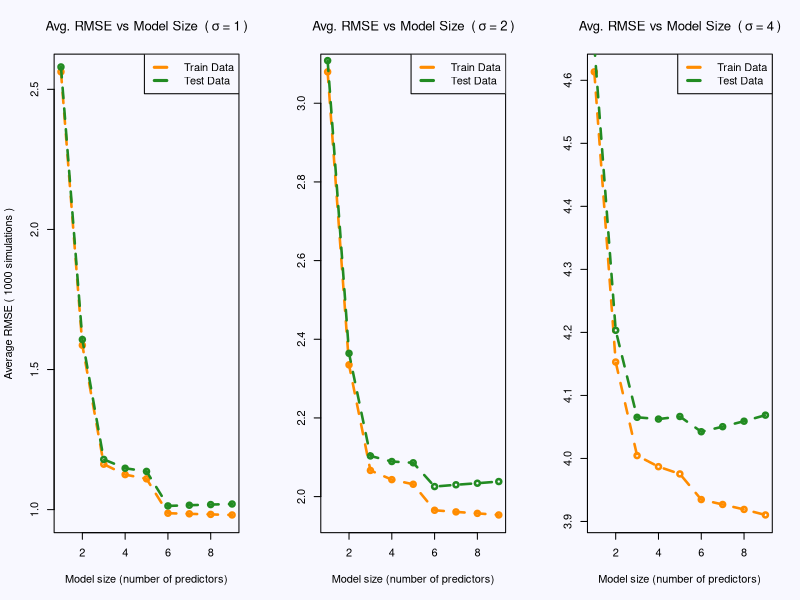
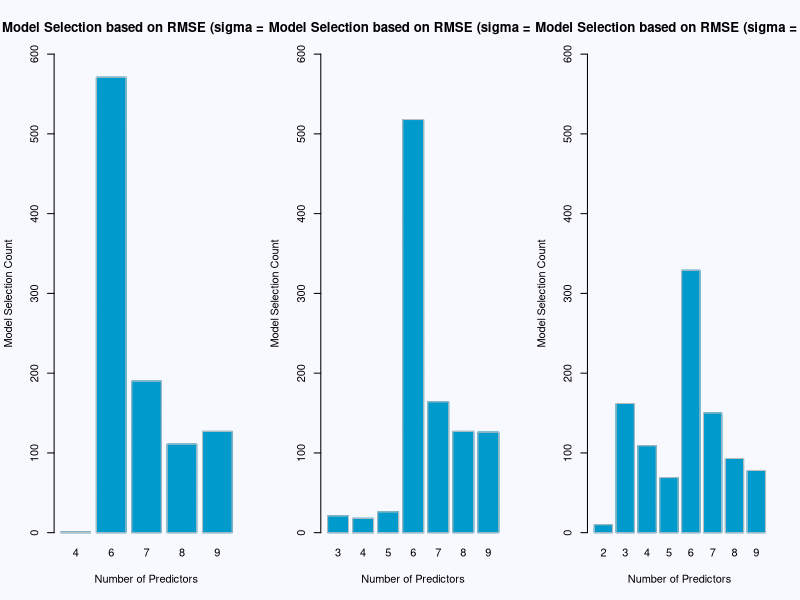

Write R code to recreate these figures, in order.
## ---- chunk 1
library(knitr)
library(kableExtra)
library(dplyr)

format_numerics <- function(data, digits = 2, notation_threshold = 0.00001) {
  # make sure is a data.frame, then format
  if(!is.data.frame(data)){
    data <- as.data.frame(data)
  }  
  data %>% 
    mutate_if(
      is.numeric, 
      function(x) {
        if_else(
          abs(x) < notation_threshold, 
          formatC(x, digits = digits, format = "e"), 
          formatC(x, digits = digits, format = "f", drop0trailing = FALSE)
        )
      }
    )
}

gen_kable <- function(table_data, add_row_names = TRUE, caption = "", col_names = c(), row_names = c()) {
  f_data <- format_numerics(table_data) 
  if(length(col_names) != 0){
    colnames(f_data) <- col_names
  }
  if(length(row_names) != 0){
    rownames(f_data) <- row_names
  }  
  f_data %>%
  kable(., format = "html", row.names = add_row_names,
        caption = caption, escape = FALSE) %>%
    kable_styling(bootstrap_options = c("striped", "hover"),
                  full_width = F,
                  font_size = 14,
                  position = "center")
}

fr <- function(nums, digits = 5, notation_threshold = 0.000001) {
  if_else(
    abs(nums) < notation_threshold, 
    formatC(nums, digits = digits, format = "e"), 
    format(round(nums, digits), nsmall = digits)
  )
}

## ---- chunk 2
library(readr)
study2_data <- read_csv("./study_2.csv")

head(study2_data)

## ---- chunk 3
# Set a seed to have a stable generation of random numbers
birthday = 19820426
set.seed(birthday)
## ---- chunk 4
rmse <- function(expected, predicted) {
  n <- length(expected)
  sqrt(sum((expected - predicted)^2) / n)
}

# Generate the simulation data, concretely the y values given an epsilon
# and the known model with 6 predictors.
simulate_data <- function(X, betas, sigma) {
  n <- nrow(X)
  epsilon <- rnorm(n = n, mean = 0, sd = sigma)
  X_full <- as.matrix(cbind(1, X[, 2:7]))
  X$y <- (X_full %*% betas) + epsilon
  as.data.frame(X)
}

# For each of the 9 models, this function calculates the RMSE 
# for train an test data as well as the index of the minimum RMSE on each case.
collect_rmse <- function(trn_data, tst_data) {
  # row 1 contains rmse values for train data on the 9 models
  # row 2 contains rmse values for test data on the 9 models
  rmse_matrix <- matrix(-1, 2, 9)

  for(im in 1:9) {
    # We take a bigger slice of the predictors until we reach 9
    trn_mod <- trn_data[, 1:(im+1)]
    tst_mod <- tst_data[, 1:(im+1)]
    # We train the model with the train chunk ONLY
    sim_model <- lm(y ~ ., data = trn_mod)
    rmse_matrix[1, im] <- rmse(trn_mod$y, sim_model$fitted.values)
    # We predict for the test chunk
    tst_predictions <- predict(sim_model, newdata = tst_mod)
    rmse_matrix[2, im] <- rmse(tst_mod$y, tst_predictions)
  }
  list(
    rmse_matrix = rmse_matrix,
    # The index indicates the model number with the smallest RMSE
    trn_min_idx = which.min(rmse_matrix[1, ]),
    tst_min_idx = which.min(rmse_matrix[2, ])
    )
}

## ---- chunk 5
betas <- matrix(c(0, 3, -4, 1.6, -1.1, 0.7, 0.5))
sigma1 <- 1
sigma2 <- 2
sigma4 <- 4
num_sims <- 1000

rmse_s1_acc <- matrix(0, 2, 9)
rmse_s2_acc <- matrix(0, 2, 9)
rmse_s4_acc <- matrix(0, 2, 9)

# For each simulation we save the index of the model with the smallest RMSE
# We do that for both train and test data and each sigma
which_mins_s1 <- matrix(0, 2, num_sims)
which_mins_s2 <- matrix(0, 2, num_sims)
which_mins_s4 <- matrix(0, 2, num_sims)

## ---- chunk 6
# The main loop with num_sims simulations

for(i in 1:num_sims) {

  # We simulate the data for the true model (with 7 betas).
  # For each sigma we get a different data set.
  data_sigma1 <- simulate_data(study2_data, betas, sigma1)
  data_sigma2 <- simulate_data(study2_data, betas, sigma2)
  data_sigma4 <- simulate_data(study2_data, betas, sigma4)
  
  # Get 250 random indexes for observations
  idxs <- 1:nrow(study2_data)
  trn_idx = sample(idxs, 250)
  
  # Training splits for each sigma
  data_sigma1_trn <- data_sigma1[trn_idx, ]
  data_sigma2_trn <- data_sigma2[trn_idx, ]
  data_sigma4_trn <- data_sigma4[trn_idx, ]
  
  # Testing splits for each sigma
  data_sigma1_tst <- data_sigma1[!(idxs %in% trn_idx), ]
  data_sigma2_tst <- data_sigma2[!(idxs %in% trn_idx), ]
  data_sigma4_tst <- data_sigma4[!(idxs %in% trn_idx), ]
  
  # We get a list with test and train RMSE and the index with 
  # then min RMSE for both cases
  rmse_sigma1 <- collect_rmse(data_sigma1_trn, data_sigma1_tst)
  rmse_sigma2 <- collect_rmse(data_sigma2_trn, data_sigma2_tst)
  rmse_sigma4 <- collect_rmse(data_sigma4_trn, data_sigma4_tst)
  
  # Accumulate the rmse in a 2 by 9 matrix, 
  # we'll use it later to get the portion of correct model selection
  rmse_s1_acc <- rmse_s1_acc + rmse_sigma1$rmse_matrix
  rmse_s2_acc <- rmse_s2_acc + rmse_sigma2$rmse_matrix
  rmse_s4_acc <- rmse_s4_acc + rmse_sigma4$rmse_matrix
  
  # Save the index of the minimum RMSE for test/train and each sigma
  which_mins_s1[1, i] <- rmse_sigma1$trn_min_idx
  which_mins_s1[2, i] <- rmse_sigma1$tst_min_idx
  
  which_mins_s2[1, i] <- rmse_sigma2$trn_min_idx
  which_mins_s2[2, i] <- rmse_sigma2$tst_min_idx
  
  which_mins_s4[1, i] <- rmse_sigma4$trn_min_idx
  which_mins_s4[2, i] <- rmse_sigma4$tst_min_idx  

}


## ---- chunk 7
line_plot <- function(y1, y2, sigma, title, show_ylab = FALSE) {
  ylab <- ifelse(show_ylab, paste("Average RMSE (", num_sims, "simulations )"), "")
  plot(1:9, y1,
       xlab = "Model size (number of predictors)", 
       ylab = ylab,
       #main = paste(title," ( sigma =", sigma,")"),     
       main = bquote(.(title) ~ " (" ~ sigma ~ "=" ~ .(sigma) ~ ")"),
       col = "darkorange",
       lwd=2.5,
       lty=2,
       type='o')
  
  lines(1:9,y2,
        lwd=2.5,
        lty=2,        
        col='forestgreen',
        type='o')
  
  legend("topright", c("Train Data", "Test Data"), 
       lty = c(2, 2),
       lwd = 3,
       col = c("darkorange", "forestgreen"))  
}

bar_plot <- function(data, sigma) {
  td <- table(data)
  barplot(td,
    main=paste("Model Selection based on RMSE (sigma = ", sigma," )"),
    xlab="Number of Predictors",
    ylab="Model Selection Count",
    border="gray",
    col='deepskyblue3',
    density=500,
    ylim = c(0, 600)
  )
}

## ---- chunk 8
par(mfrow=c(1, 3), bg="ghostwhite")
t <- "Avg. RMSE vs Model Size"
line_plot(rmse_s1_acc[1, ] / num_sims, rmse_s1_acc[2, ] / num_sims,
          sigma = 1, title = t, show_ylab = TRUE)
line_plot(rmse_s2_acc[1, ] / num_sims, rmse_s2_acc[2, ] / num_sims,
          sigma = 2, title = t)
line_plot(rmse_s4_acc[1, ] / num_sims, rmse_s4_acc[2, ] / num_sims,
          sigma = 4, title = t)
## ---- chunk 9

par(mfrow=c(1, 3), bg="ghostwhite")
bar_plot(which_mins_s1[2, ], sigma1)
bar_plot(which_mins_s2[2, ], sigma2)
bar_plot(which_mins_s4[2, ], sigma4)
## ---- chunk 10
rmse_sel <- c(mean(which_mins_s1[2, ] == 6),
              mean(which_mins_s2[2, ] == 6),
              mean(which_mins_s4[2, ] == 6)
              )

gen_kable(rmse_sel, col_names = c("Proportion"), 
          caption = "Proportion of Simulations selecting model 6.",
          row_names = c("sigma = 1", "sigma = 2", "sigma = 4"))

## ---- chunk 11
# The values below correspond to the total number of simulations.
c(sum(which_mins_s1[1, ] == 9),
  sum(which_mins_s2[1, ] == 9),
  sum(which_mins_s4[1, ] == 9))
